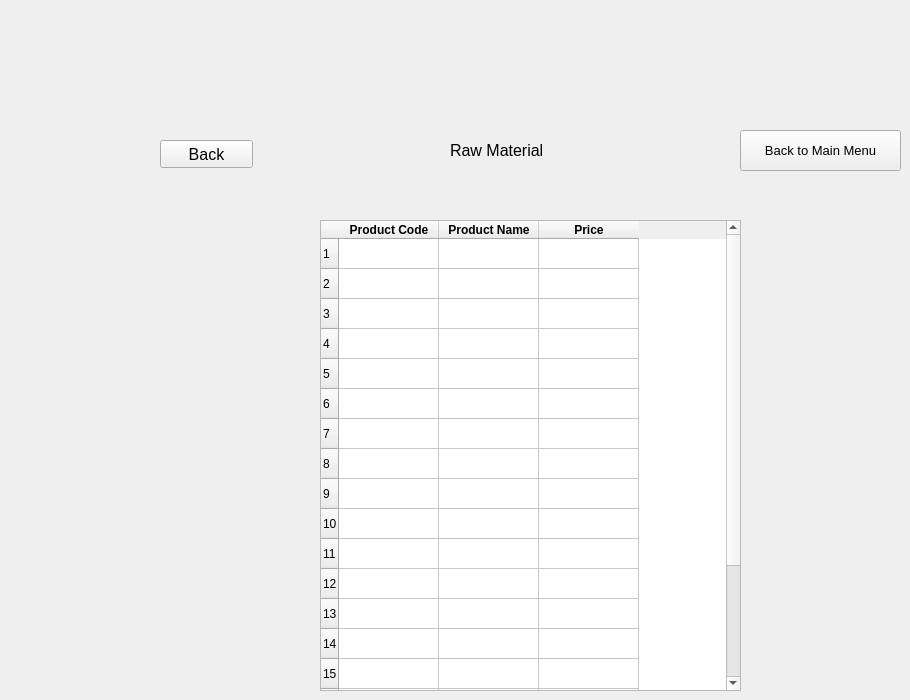
    <widget class="QWidget" name="new_rm_view_2">
     <widget class="QPushButton" name="pushButton_21">
      <property name="geometry">
       <rect>
        <x>740</x>
        <y>130</y>
        <width>161</width>
        <height>41</height>
       </rect>
      </property>
      <property name="font">
       <font>
        <pointsize>10</pointsize>
       </font>
      </property>
      <property name="text">
       <string>Back to Main Menu</string>
      </property>
     </widget>
     <widget class="QTableWidget" name="tableWidget_2">
      <property name="geometry">
       <rect>
        <x>320</x>
        <y>220</y>
        <width>421</width>
        <height>471</height>
       </rect>
      </property>
      <property name="rowCount">
       <number>20</number>
      </property>
      <row/>
      <row/>
      <row/>
      <row/>
      <row/>
      <row/>
      <row/>
      <row/>
      <row/>
      <row/>
      <row/>
      <row/>
      <row/>
      <row/>
      <row/>
      <row/>
      <row/>
      <row/>
      <row/>
      <row/>
      <column>
       <property name="text">
        <string>Product Code</string>
       </property>
       <property name="font">
        <font>
         <weight>75</weight>
         <bold>true</bold>
        </font>
       </property>
      </column>
      <column>
       <property name="text">
        <string>Product Name</string>
       </property>
       <property name="font">
        <font>
         <weight>75</weight>
         <bold>true</bold>
        </font>
       </property>
      </column>
      <column>
       <property name="text">
        <string>Price</string>
       </property>
       <property name="font">
        <font>
         <weight>75</weight>
         <bold>true</bold>
        </font>
       </property>
      </column>
     </widget>
     <widget class="QLabel" name="label_106">
      <property name="geometry">
       <rect>
        <x>450</x>
        <y>130</y>
        <width>151</width>
        <height>41</height>
       </rect>
      </property>
      <property name="font">
       <font>
        <pointsize>12</pointsize>
       </font>
      </property>
      <property name="text">
       <string>Raw Material</string>
      </property>
     </widget>
     <widget class="QPushButton" name="back_add_rm_9">
      <property name="geometry">
       <rect>
        <x>160</x>
        <y>140</y>
        <width>93</width>
        <height>28</height>
       </rect>
      </property>
      <property name="font">
       <font>
        <pointsize>12</pointsize>
       </font>
      </property>
      <property name="text">
       <string>Back</string>
      </property>
     </widget>
    </widget>
